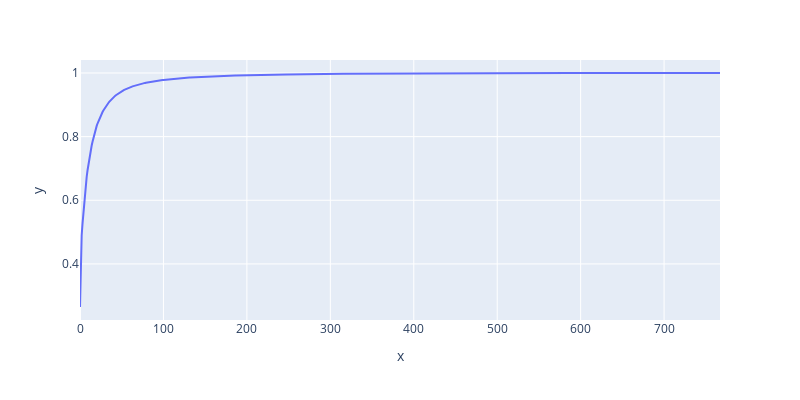

Notebook code cell kept with this figure:
### Code cell
fig = px.line(x = range(768), y = explained_variance,width=800,height=400)

fig.show()

### Figure 1 — Plotly figure (JSON) as saved in the notebook; plotly's stock layout.template omitted (floating-point values rounded to 4 significant figures; data arrays with more than 128 entries replaced by an {"elided": "..."} marker saying what was removed)
{"data": [{"hovertemplate": "x=%{x}<br>y=%{y}<extra></extra>", "legendgroup": "", "line": {"color": "#636efa", "dash": "solid"}, "marker": {"symbol": "circle"}, "mode": "lines", "name": "", "orientation": "v", "showlegend": false, "type": "scatter", "x": {"elided": "768 int values"}, "xaxis": "x", "y": {"elided": "768 float values"}, "yaxis": "y"}], "layout": {"height": 400, "legend": {"tracegroupgap": 0}, "margin": {"t": 60}, "width": 800, "xaxis": {"anchor": "y", "domain": [0, 1], "title": {"text": "x"}}, "yaxis": {"anchor": "x", "domain": [0, 1], "title": {"text": "y"}}}}
